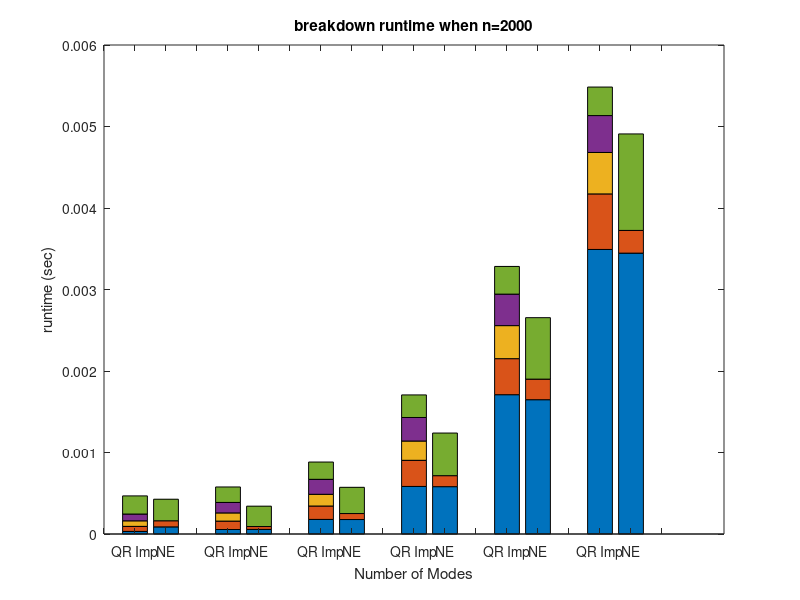

Reproduce this figure in MATLAB. (Note: this script raises an error after producing the figure.)
clear
load('per_data.mat')
n = [3000,600,200,70,30,10];
bd_mat = zeros(18,5);
j = 1;
for i = 1:24
    if i ~= 3
        if i  ~= 7
            if i ~= 11
                if i ~= 15
                    if i~= 19
                        if i~= 23
                            bd_mat(j,:) = per_data.res(i,:);
                            j = j +  1;
                        end
                    end
                end
            end
        end
    end                 
end
%%

figure,
a=gca;
bar([bd_mat(1:3,:); bd_mat(4:6,:); bd_mat(7:9,:);bd_mat(10:12,:);bd_mat(13:15,:);bd_mat(16:18,:)],'stacked');
title('breakdown runtime when n=2000')
ylabel('runtime (sec)')

xlabel('Number of Modes')
xticks([0:18]);
xticklabels({'','QR Imp','NE','','QR Imp','NE','','QR Imp','NE','','QR Imp','NE','','QR Imp','NE','','QR Imp','NE'});
a.XRuler.TickLabelGapOffset = 15;   
a.YRuler.TickLabelGapOffset = 15;
v = -0.0003;
text(1,v,'d=3','fontsize',12)
text(4,v,'d=4','fontsize',12)
text(7,v,'d=5','fontsize',12)
text(10,v,'d=6','fontsize',12)
text(13,v,'d=7','fontsize',12)
text(16,v,'d=8','fontsize',12)



l = legend('$Q^\top$B/$A^\top$B','QR/Gram','Pairwise Apply QR','Pairwise QR','Back solve/NE solve','Interpreter','latex');
l.Direction = 'reverse';
l.Location = 'northwest'
set(gca,'fontsize',14);
set(gcf,'Units','inches');
screenposition = get(gcf,'Position');
set(gcf,...
    'PaperPosition',[0 0 screenposition(3:4)],...
    'PaperSize',[screenposition(3:4)]);
saveas(gcf,'breakdown_p.pdf')


